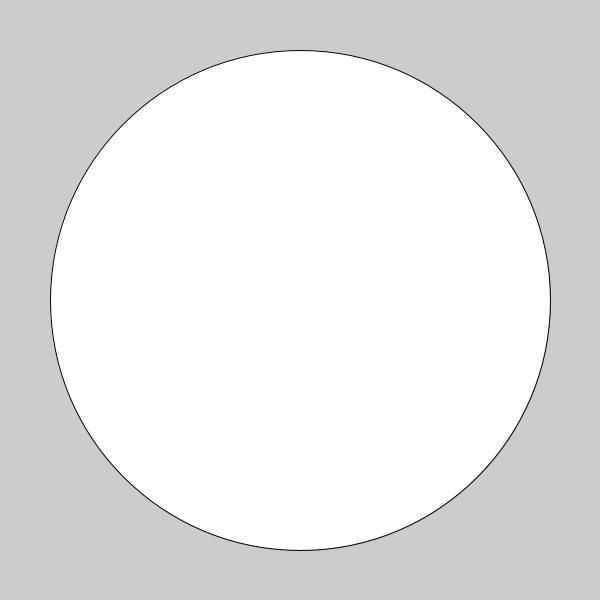
Frame 1 (no input)
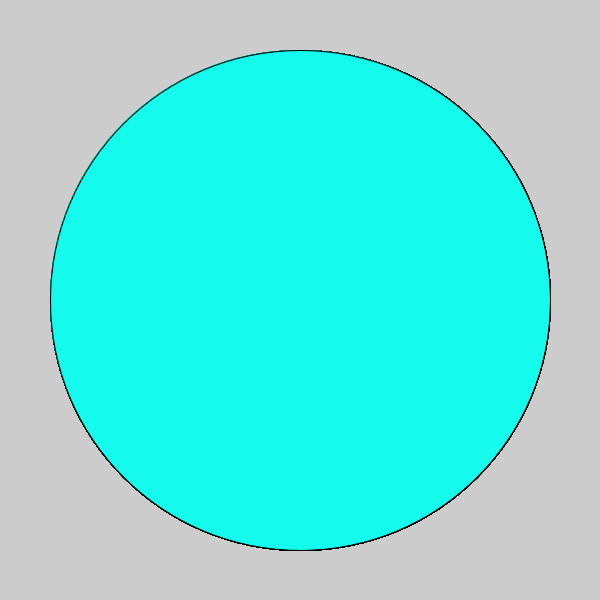
Frame 60 (the mouse pressed at the canvas centre just before this capture)
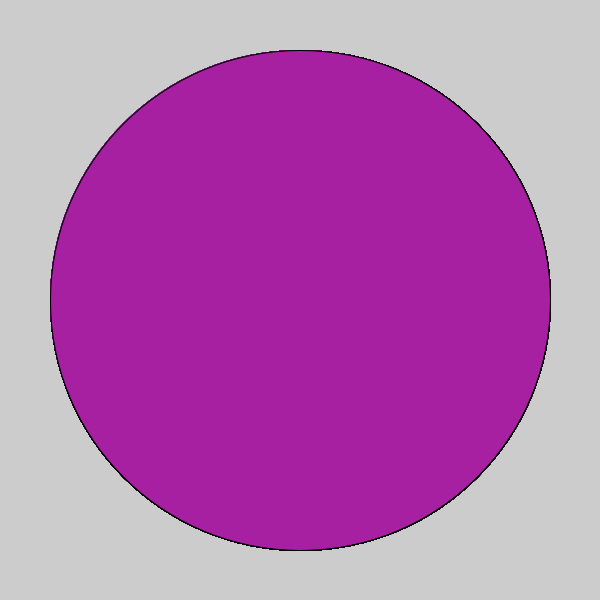
Frame 120 (the mouse held since frame 60 and released just before this capture)

The Processing sketch that drew these frames (run headless with seeded random() and noise(); from frame 60 on, the mouse is pressed at the canvas centre):

// Processing sketch: c_LogicalDot
// ── c_LogicalDot.pde

void setup() {
  
// 1. Set the size of the sketch. Make it 600 pixels square.
size (600,600);
  

}

void draw() {
  
// 2. Draw an ellipse
ellipse (300,300,500,500);
// Run the program to make sure it works before moving on.


// 3. Change the color of the ellipse when the mouse is pressed.
//    Use the following code, but put your colors where indicated
//    Remember to use the   fill()  command to set colors.


if (mousePressed) {
 
   //  put one color here 
fill(#A720A1);
  
} else {
  
   // put a different color here
fill(#14FAEC);
  
}  
  
  
  
}
